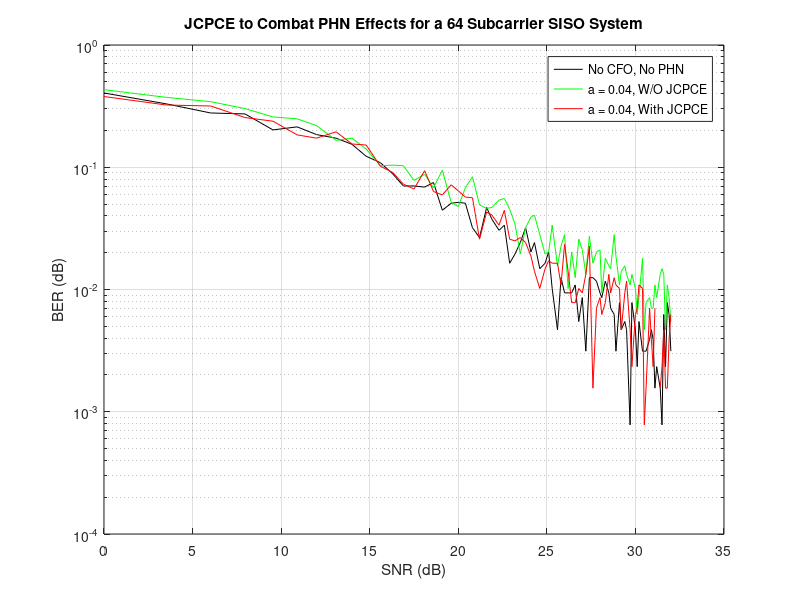

Write the MATLAB code that produced this figure.
% Divide the number after "alpha" by 100 in the BER variable names to get
% the
% actual Standard deviation used in the program
FSB_PhaseOffset_256_SNR = [0.00E+00	3.52E+00	6.02E+00	7.96E+00	9.54E+00	1.09E+01	1.20E+01	1.31E+01	1.40E+01	1.48E+01	1.56E+01	1.63E+01	1.69E+01	1.75E+01	1.81E+01	1.86E+01	1.91E+01	1.96E+01	2.00E+01	2.04E+01	2.08E+01	2.12E+01	2.16E+01	2.19E+01	2.23E+01	2.26E+01	2.29E+01	2.32E+01	2.35E+01	2.38E+01	2.41E+01	2.43E+01	2.46E+01	2.49E+01	2.51E+01	2.53E+01	2.56E+01	2.58E+01	2.60E+01	2.62E+01	2.64E+01	2.66E+01	2.68E+01	2.70E+01	2.72E+01	2.74E+01	2.76E+01	2.78E+01	2.80E+01	2.81E+01	2.83E+01	2.85E+01	2.86E+01	2.88E+01	2.89E+01	2.91E+01	2.92E+01	2.94E+01	2.95E+01	2.97E+01	2.98E+01	3.00E+01	3.01E+01	3.02E+01	3.04E+01	3.05E+01	3.06E+01	3.08E+01	3.09E+01	3.10E+01	3.11E+01	3.12E+01	3.14E+01	3.15E+01	3.16E+01	3.17E+01	3.18E+01	3.19E+01	3.20E+01];
FSB_PhaseOffset_256_f0_BER = [4.05E-01  3.30E-01  2.78E-01  2.73E-01  2.02E-01  2.14E-01  1.85E-01  1.73E-01  1.54E-01  1.23E-01  1.09E-01  8.83E-02  7.03E-02  7.03E-02  6.88E-02  7.50E-02  4.45E-02  5.08E-02  5.16E-02  5.08E-02  3.20E-02  2.66E-02  4.69E-02  3.75E-02  3.05E-02  3.36E-02  1.64E-02  1.95E-02  2.42E-02  3.20E-02  2.03E-02  2.42E-02  1.48E-02  1.64E-02  2.03E-02  1.02E-02  4.69E-03  1.25E-02  9.38E-03  9.38E-03  9.38E-03  1.09E-02  5.47E-03  8.59E-03  3.13E-03  1.25E-02  1.25E-02  1.17E-02  9.38E-03  8.59E-03  1.17E-02  9.38E-03  7.03E-03  6.25E-03  3.13E-03  7.81E-03  4.69E-03  5.47E-03  4.69E-03  7.81E-04  7.81E-03  4.69E-03  2.34E-03  5.47E-03  3.13E-03  3.13E-03  3.13E-03  3.91E-03  4.69E-03  3.91E-03  1.56E-03  2.34E-03  1.56E-03  7.81E-04  6.25E-03  2.34E-03  7.81E-03  6.25E-03  3.13E-03];

FSB_PhaseOffset_256_f5_p0_BER = [4.31E-01  3.73E-01  3.44E-01  3.02E-01  2.58E-01  2.49E-01  2.19E-01  1.66E-01  1.73E-01  1.41E-01  1.03E-01  1.04E-01  1.03E-01  7.81E-02  8.75E-02  6.80E-02  9.45E-02  5.16E-02  4.77E-02  6.80E-02  8.36E-02  4.92E-02  4.61E-02  4.69E-02  5.39E-02  5.55E-02  4.53E-02  3.44E-02  1.95E-02  3.20E-02  3.91E-02  4.06E-02  2.81E-02  1.95E-02  2.03E-02  3.36E-02  1.56E-02  2.27E-02  2.81E-02  1.02E-02  2.03E-02  1.25E-02  2.58E-02  2.11E-02  1.33E-02  2.73E-02  1.64E-02  2.03E-02  2.11E-02  9.38E-03  1.80E-02  1.56E-02  1.48E-02  2.81E-02  1.88E-02  1.09E-02  1.41E-02  1.56E-02  1.33E-02  1.09E-02  1.33E-02  1.02E-02  6.25E-03  8.59E-03  1.80E-02  4.69E-03  7.81E-03  8.59E-03  7.03E-03  7.03E-03  1.09E-02  8.59E-03  1.33E-02  1.48E-02  1.33E-02  4.69E-03  1.09E-02  8.59E-03  5.47E-03];
FSB_PhaseOffset_256_f10_p0_BER = [3.79E-01  3.23E-01  3.17E-01  2.55E-01  2.38E-01  1.84E-01  1.73E-01  1.95E-01  1.55E-01  1.52E-01  1.02E-01  9.06E-02  7.27E-02  6.64E-02  9.38E-02  6.33E-02  5.94E-02  7.19E-02  6.41E-02  5.70E-02  5.63E-02  2.58E-02  4.30E-02  4.06E-02  3.36E-02  4.45E-02  2.58E-02  2.50E-02  2.66E-02  2.42E-02  1.88E-02  1.41E-02  1.02E-02  1.48E-02  1.72E-02  1.64E-02  1.64E-02  1.09E-02  2.34E-02  1.41E-02  7.81E-03  7.81E-03  1.02E-02  9.38E-03  1.33E-02  2.27E-02  1.56E-03  7.03E-03  8.59E-03  6.25E-03  7.81E-03  1.33E-02  9.38E-03  1.25E-02  1.09E-02  1.02E-02  4.69E-03  9.38E-03  1.17E-02  4.69E-03  2.34E-03  6.25E-03  7.03E-03  1.09E-02  1.02E-02  7.81E-04  1.56E-03  7.03E-03  3.91E-03  2.34E-03  7.03E-03  0.00E+00  1.56E-03  2.34E-03  4.69E-03  1.56E-03  1.56E-03  3.91E-03  6.25E-03];

semilogy(FSB_PhaseOffset_256_SNR,FSB_PhaseOffset_256_f0_BER,'k-');
hold on
semilogy(FSB_PhaseOffset_256_SNR,FSB_PhaseOffset_256_f5_p0_BER,'g-');
semilogy(FSB_PhaseOffset_256_SNR,FSB_PhaseOffset_256_f10_p0_BER,'r-');
hold off
grid on
title('JCPCE to Combat PHN Effects for a 64 Subcarrier SISO System');
xlabel('SNR (dB)');
ylabel('BER (dB)');
legend('No CFO, No PHN', 'a = 0.04, W/O JCPCE','a = 0.04, With JCPCE');
